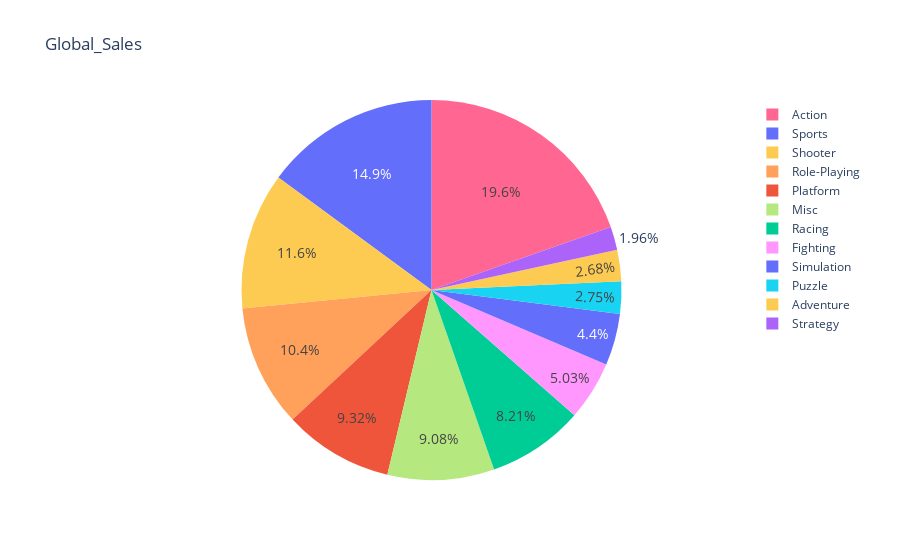

The notebook cell saved with this chart:
### Code cell
df = pd.DataFrame(data) 

fig = px.pie(df, values='Global_Sales',names='Genre', 

            color='Global_Sales', title='Global_Sales') 

#fig.update_traces(text='inside',textinfo='precent=lable') 

fig.update_layout(uniformtext_minsize=14,uniformtext_mode='hide') 

fig.show()

### Figure 1 — Plotly figure (JSON) as saved in the notebook; plotly's stock layout.template omitted (floating-point values rounded to 4 significant figures; data arrays with more than 128 entries replaced by an {"elided": "..."} marker saying what was removed)
{"data": [{"customdata": {"elided": "16598x1 float values"}, "domain": {"x": [0, 1], "y": [0, 1]}, "hovertemplate": "Genre=%{label}<br>Global_Sales=%{customdata[0]}<extra></extra>", "labels": {"elided": "16598 str values"}, "legendgroup": "", "marker": {"colors": {"elided": "16598 str values"}}, "name": "", "showlegend": true, "type": "pie", "values": {"elided": "16598 float values"}}], "layout": {"legend": {"tracegroupgap": 0}, "title": {"text": "Global_Sales"}, "uniformtext": {"minsize": 14, "mode": "hide"}}}
